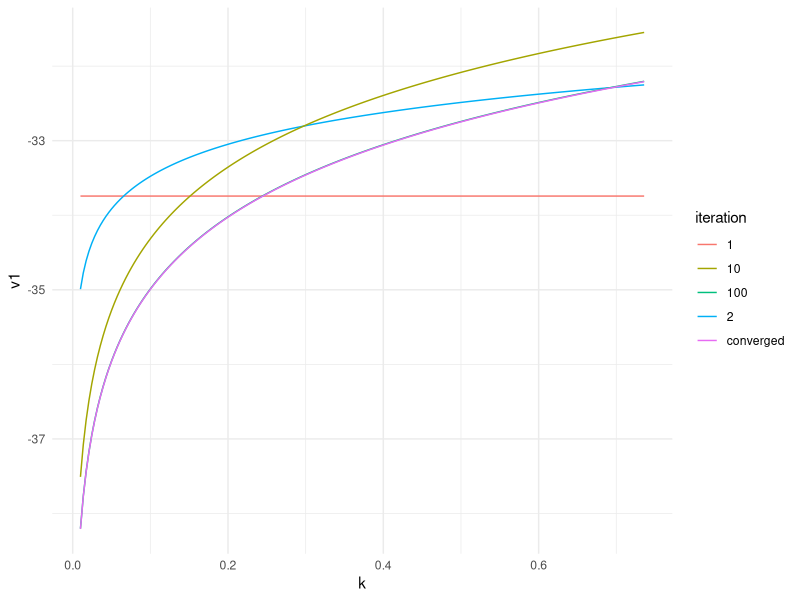
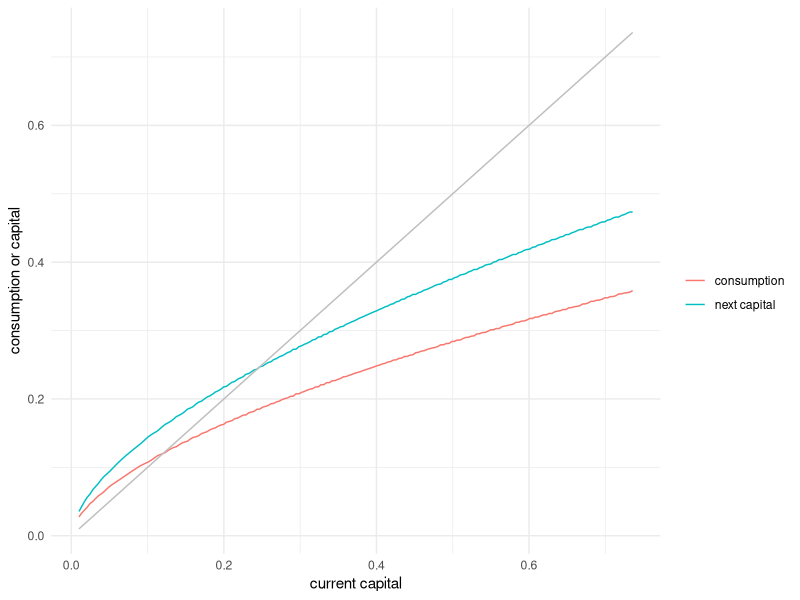

These charts were generated, in order, by the following R code:
## dynamic programming

# constants
alpha <- 0.6
discount <- 0.95
depreciation <- 1

# symbolic expressions for utility and production functions
u <- expression(log(c))
f <- expression(k^alpha)

# utility function
utility <- deriv(u, "c", function(c) {})
# production function
production <- deriv(expression(k^alpha), "k", function(k) {})
# transition 
transition <- deriv(substitute(F + k*(1-depreciation) - c,
                               list(F=f[[1]])), c("k","c"),
                    function(c,k) {})

# steady state capital
kss <- uniroot(f=function(k)
               attr(transition(1,k),"gradient")[1,"k"]-1/discount,
               interval=c(0.01,100))
# steady state utility
uss <- utility(production(kss$root) - kss$root*depreciation)
## value function approximation
k.grid <- seq(0.01,3*kss$root,length.out=200)
# initial guess for v(k.grid)  -- any should work; just affects how
# quickly we converge
#v.grid <- rep(0,length(k.grid))
v.grid <- rep(uss/(1-discount),length(k.grid))
#v.grid <- utility(k.grid*0.5)/(1-discount) 

## initial guess at value function
v0 <- approxfun(k.grid, v.grid,rule=2, method="linear")
library(parallel)
v.change <- 100
tol <- 1e-4
iterations <- 0
v.app <- list()
v.app[[1]] <- v0
while(v.change > tol || iterations<100) {
    bellman <- mcmapply(function(k) {
        optimize(function(c) {
            utility(c) + discount*v0(transition(c,k)) },
                 interval=c(0.01, production(k) + (1-depreciation)*k -
                     0.01),
                 maximum=TRUE,
                 tol=tol*1e-3
                 )
    }, k.grid)
    
    v.g.new <- unlist(bellman["objective",])
    
    v.change <- max(abs(v.g.new-v.grid))
    iterations <- iterations+1
    v.grid <- v.g.new
    v0 <- approxfun(k.grid,v.grid,rule=2,method="linear")
    v.app[[iterations+1]] <- v0
    print(sprintf("After %d iterations v.change=%.2g\n",iterations,v.change))
}

df <- data.frame(k=k.grid, v1=v.app[[1]](k.grid), v2=v.app[[2]](k.grid),
                 v10=v.app[[10]](k.grid), v100=v.app[[100]](k.grid),
                 v=v0(k.grid),
                 c=unlist(bellman["maximum",]),
                 k.new=transition(unlist(bellman["maximum",]),k.grid))
library(ggplot2)
value <- ggplot(df,aes(x=k)) +
    geom_line(aes(y=v1,colour="1")) +
    geom_line(aes(y=v2,colour="2"))+
    geom_line(aes(y=v10,colour="10")) +
    geom_line(aes(y=v100,colour="100")) +
    geom_line(aes(y=v,colour="converged")) +
    theme_minimal() +
    scale_colour_discrete(name="iteration")


policy <- ggplot(df,aes(x=k))+
    geom_line(aes(y=c,colour="consumption"))  +
    geom_line(aes(y=k.new,colour="next capital")) +
    geom_line(aes(y=k),colour="gray") + 
    theme_minimal() +
    scale_colour_discrete(name="") +
    scale_y_continuous("consumption or capital") +
    scale_x_continuous("current capital")

pdf("value.pdf",width=7,height=5)
value
dev.off()

pdf("policy.pdf",width=7,height=5)
policy
dev.off()
